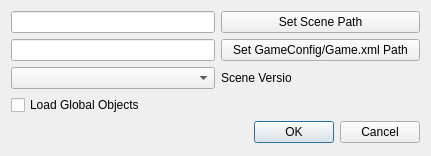
<?xml version="1.0" encoding="UTF-8"?>
<ui version="4.0">
 <class>CreateScene</class>
 <widget class="QWidget" name="CreateScene">
  <property name="geometry">
   <rect>
    <x>0</x>
    <y>0</y>
    <width>431</width>
    <height>156</height>
   </rect>
  </property>
  <property name="windowTitle">
   <string>Form</string>
  </property>
  <layout class="QGridLayout" name="gridLayout">
   <item row="2" column="0">
    <widget class="QComboBox" name="sceneVer">
     <property name="sizePolicy">
      <sizepolicy hsizetype="Fixed" vsizetype="Fixed">
       <horstretch>0</horstretch>
       <verstretch>0</verstretch>
      </sizepolicy>
     </property>
     <property name="minimumSize">
      <size>
       <width>204</width>
       <height>0</height>
      </size>
     </property>
    </widget>
   </item>
   <item row="0" column="1">
    <widget class="QPushButton" name="setSceneDir">
     <property name="text">
      <string>Set Scene Path</string>
     </property>
    </widget>
   </item>
   <item row="0" column="0">
    <widget class="QLineEdit" name="sceneDir">
     <property name="readOnly">
      <bool>true</bool>
     </property>
    </widget>
   </item>
   <item row="4" column="0">
    <widget class="QCheckBox" name="loadGC">
     <property name="text">
      <string>Load Global Objects</string>
     </property>
    </widget>
   </item>
   <item row="2" column="1">
    <widget class="QLabel" name="labelSceneVer">
     <property name="maximumSize">
      <size>
       <width>70</width>
       <height>16777215</height>
      </size>
     </property>
     <property name="text">
      <string>Scene Version</string>
     </property>
    </widget>
   </item>
   <item row="5" column="1">
    <widget class="QDialogButtonBox" name="confirmButton">
     <property name="standardButtons">
      <set>QDialogButtonBox::Cancel|QDialogButtonBox::Ok</set>
     </property>
    </widget>
   </item>
   <item row="1" column="1">
    <widget class="QPushButton" name="setGCDir">
     <property name="enabled">
      <bool>true</bool>
     </property>
     <property name="text">
      <string>Set GameConfig/Game.xml Path</string>
     </property>
    </widget>
   </item>
   <item row="1" column="0">
    <widget class="QLineEdit" name="gcDir">
     <property name="enabled">
      <bool>true</bool>
     </property>
     <property name="readOnly">
      <bool>true</bool>
     </property>
     <property name="clearButtonEnabled">
      <bool>false</bool>
     </property>
    </widget>
   </item>
  </layout>
 </widget>
 <resources/>
 <connections/>
</ui>
